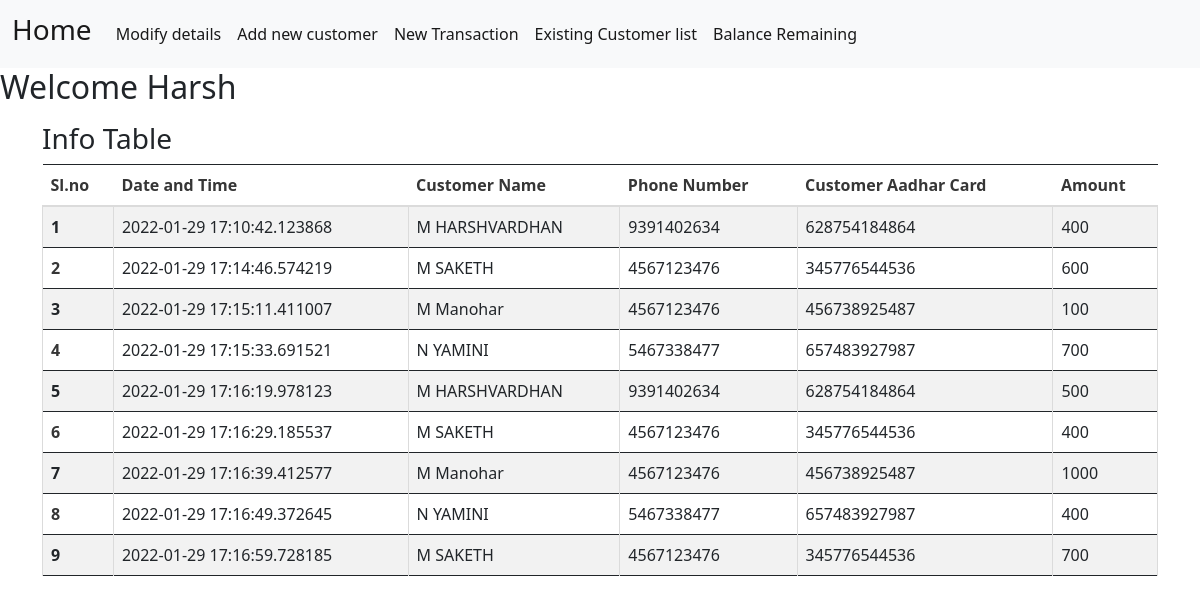
The page /infotable on the database its author committed.
### app.py (models this page shows)
class Khatabook_Database(db.Model):
    sno = db.Column(db.Integer, primary_key=True)
    date_of_transaction = db.Column(db.DateTime, default=datetime.utcnow)
    customer_name = db.Column(db.String(30), nullable=False)
    phone_number = db.Column(db.String(10), nullable=False)
    customer_aadhar_no = db.Column(db.String(12), nullable=False)
    amount = db.Column(db.Integer, nullable=False)

### app.py (the view)
@app.route("/infotable",methods=["GET","POST"])
def infotable():
    allrows=Khatabook_Database.query.all()
    return render_template("infotable.html",kdb=allrows)

### templates/infotable.html (shortened to what this page needs)
{% extends 'base.html' %}
{% block body %}
  <h2>Welcome Harsh</h2>
    <div class="container my-3">
      <h3>Info Table</h3>
        <table class="table table-striped table-hover table-bordered border-dark">
            <thead>
                <tr>
                  <th scope="col">Sl.no</th>
                  <th scope="col">Date and Time</th>
                  <th scope="col">Customer Name</th>
                  <th scope="col">Phone Number</th>
                  <th scope="col">Customer Aadhar Card</th>
                  <th scope="col">Amount</th>
                </tr>
              </thead>
              <tbody>
                {% for row in kdb %}
                <tr>
                  <th scope="row">{{loop.index}}</th>
                  <td>{{row.date_of_transaction}}</td>
                  <td>{{row.customer_name}}</td>
                  <td>{{row.phone_number}}</td>
                  <td>{{row.customer_aadhar_no}}</td>
                  <td>{{row.amount}}</td>
                </tr>
                {% endfor %}
              </tbody>
        </table>
    </div>
{% endblock body %}

### templates/base.html (shortened to what this page needs)
<!DOCTYPE html>
<html>
<head>
  <link rel="stylesheet" href="https://cdn.jsdelivr.net/npm/bulma@0.8.0/css/bulma.min.css">
  <link href="https://cdn.jsdelivr.net/npm/bootstrap@5.1.3/dist/css/bootstrap.min.css" rel="stylesheet">
</head>
<body >
    <nav class="navbar navbar-expand-lg navbar-light bg-light">
        <div class="container-fluid">
          <a class="navbar-brand" href="/infotable"><h3>Home</h3></a>
          <div class="collapse navbar-collapse" id="navbarSupportedContent">
            <ul class="navbar-nav me-auto mb-2 mb-lg-0">
              <li class="nav-item">
                <a class="nav-link active" aria-current="page" href="/modifydetails">Modify details</a>
              </li>
              <li class="nav-item">
                <a class="nav-link active" aria-current="page" href="/addnewcustomer">Add new customer</a>
              </li>
              <li class="nav-item">
                <a class="nav-link active" aria-current="page" href="/addnewtransaction">New Transaction</a>
              </li>
              <li class="nav-item">
                <a class="nav-link active" aria-current="page" href="/showcustomerlist">Existing Customer list</a>
              </li>
              <li class="nav-item">
                <a class="nav-link active" href="/balanceremaining">Balance Remaining</a>
              </li>
            </ul>
          </div>
        </div>
      </nav>
{% block body %}
{% endblock body %}
</body>
</html>

### rows shown on the page
Khatabook_Database: date_of_transaction "2022-01-29 17:10:42.123868", customer_name "M HARSHVARDHAN", phone_number "9391402634", customer_aadhar_no "628754184864", amount "400"
Khatabook_Database: date_of_transaction "2022-01-29 17:14:46.574219", customer_name "M SAKETH", phone_number "4567123476", customer_aadhar_no "345776544536", amount "600"
Khatabook_Database: date_of_transaction "2022-01-29 17:15:11.411007", customer_name "M Manohar", phone_number "4567123476", customer_aadhar_no "456738925487", amount "100"
Khatabook_Database: date_of_transaction "2022-01-29 17:15:33.691521", customer_name "N YAMINI", phone_number "5467338477", customer_aadhar_no "657483927987", amount "700"
Khatabook_Database: date_of_transaction "2022-01-29 17:16:19.978123", customer_name "M HARSHVARDHAN", phone_number "9391402634", customer_aadhar_no "628754184864", amount "500"
Khatabook_Database: date_of_transaction "2022-01-29 17:16:29.185537", customer_name "M SAKETH", phone_number "4567123476", customer_aadhar_no "345776544536", amount "400"
Khatabook_Database: date_of_transaction "2022-01-29 17:16:39.412577", customer_name "M Manohar", phone_number "4567123476", customer_aadhar_no "456738925487", amount "1000"
Khatabook_Database: date_of_transaction "2022-01-29 17:16:49.372645", customer_name "N YAMINI", phone_number "5467338477", customer_aadhar_no "657483927987", amount "400"
Khatabook_Database: date_of_transaction "2022-01-29 17:16:59.728185", customer_name "M SAKETH", phone_number "4567123476", customer_aadhar_no "345776544536", amount "700"
